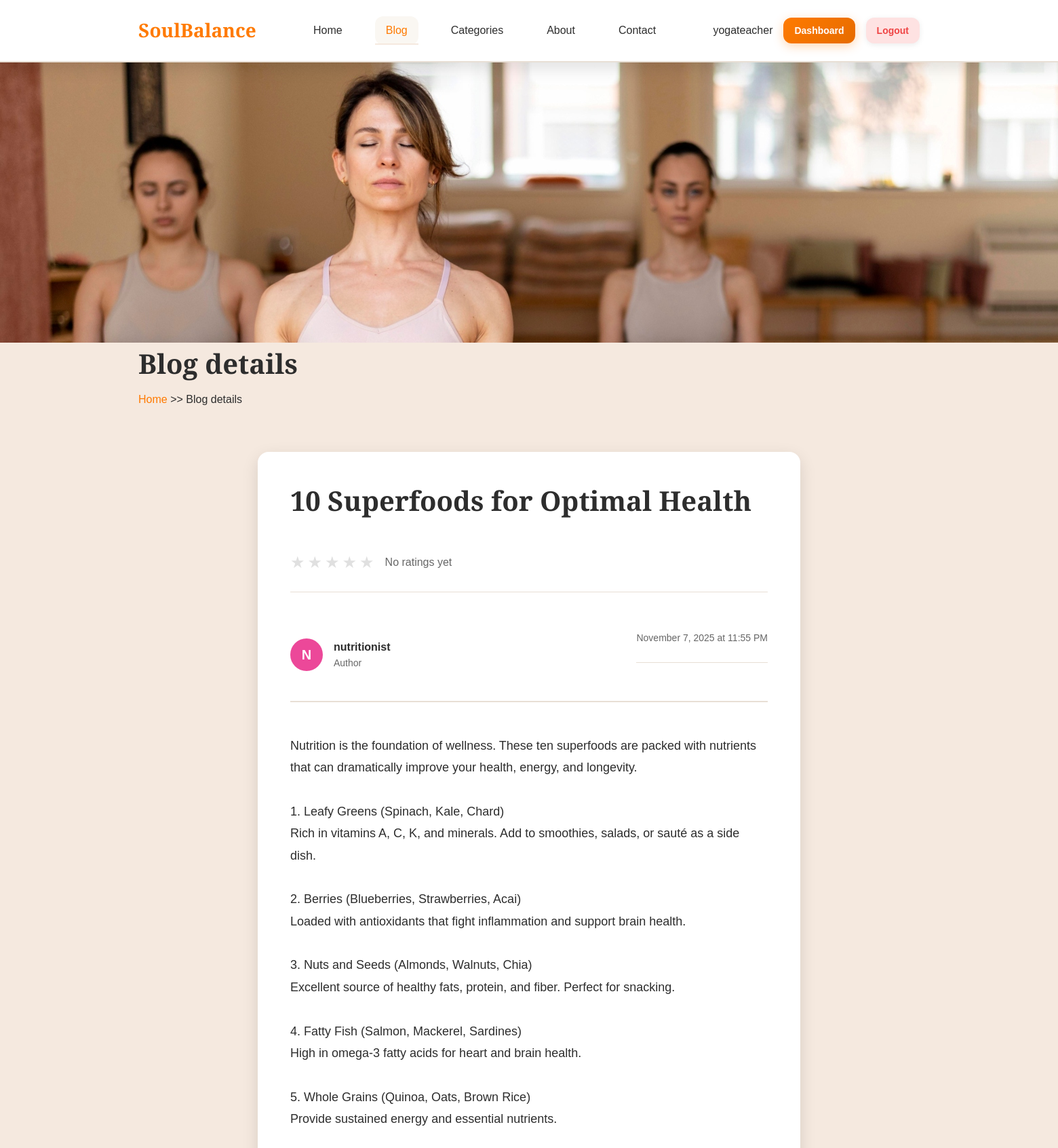
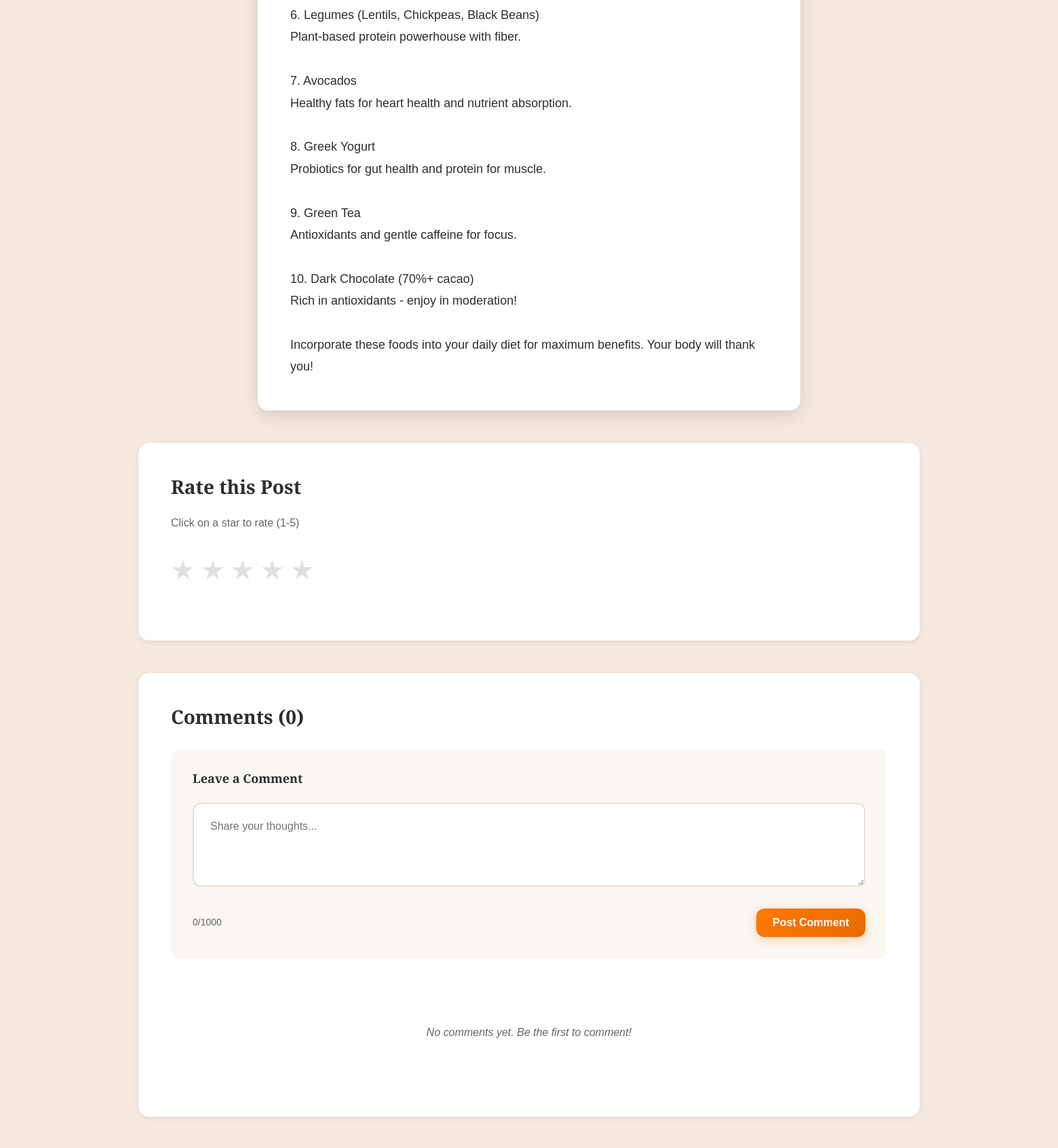
The page /view_blog.php?id=2 (signed in, upper part) on the database its author committed (2 pictures, top to bottom).
### tables this page shows
CREATE TABLE IF NOT EXISTS blogPost (
    id INT AUTO_INCREMENT PRIMARY KEY,
    user_id INT NOT NULL,
    title VARCHAR(255) NOT NULL,
    content LONGTEXT NOT NULL,
    category VARCHAR(50) DEFAULT NULL,
    featured_image VARCHAR(255) DEFAULT NULL,
    created_at TIMESTAMP DEFAULT CURRENT_TIMESTAMP,
    updated_at TIMESTAMP DEFAULT CURRENT_TIMESTAMP ON UPDATE CURRENT_TIMESTAMP,
    FOREIGN KEY (user_id) REFERENCES user(id) ON DELETE CASCADE,
    INDEX idx_user_id (user_id),
    INDEX idx_created_at (created_at),
    INDEX idx_category (category)
);

CREATE TABLE IF NOT EXISTS user (
    id INT AUTO_INCREMENT PRIMARY KEY,
    username VARCHAR(50) NOT NULL UNIQUE,
    email VARCHAR(100) NOT NULL UNIQUE,
    password VARCHAR(255) NOT NULL,
    role ENUM('user', 'admin') DEFAULT 'user',
    created_at TIMESTAMP DEFAULT CURRENT_TIMESTAMP,
    updated_at TIMESTAMP DEFAULT CURRENT_TIMESTAMP ON UPDATE CURRENT_TIMESTAMP,
    INDEX idx_email (email),
    INDEX idx_username (username)
);

### view_blog.php (the view, shortened to what this page needs)
<?php
$postId = isset($_GET['id']) ? intval($_GET['id']) : 0;
try {
    $db = getDB();
    $stmt = $db->prepare("
        SELECT bp.id, bp.user_id, bp.title, bp.content, bp.category, bp.featured_image, bp.created_at, bp.updated_at, u.username
        FROM blogPost bp
        JOIN user u ON bp.user_id = u.id
        WHERE bp.id = ?
    ");
    $stmt->execute([$postId]);
    $post = $stmt->fetch();
    $stmt = $db->prepare("
        SELECT AVG(rating) as avg_rating, COUNT(*) as total_ratings
        FROM blog_ratings
        WHERE blog_post_id = ?
    ");
    $stmt->execute([$postId]);
    $ratingData = $stmt->fetch();
    $avgRating = $ratingData['avg_rating'] ? round($ratingData['avg_rating'], 1) : 0;
    $userRating = 0;
    if (isset($_SESSION['user_id'])) {
        $stmt = $db->prepare("SELECT rating FROM blog_ratings WHERE blog_post_id = ? AND user_id = ?");
        $stmt->execute([$postId, $_SESSION['user_id']]);
        $userRatingData = $stmt->fetch();
        $userRating = $userRatingData ? $userRatingData['rating'] : 0;
    }
    $stmt = $db->prepare("
        SELECT c.id, c.comment, c.created_at, c.user_id, u.username
        FROM blog_comments c
        JOIN user u ON c.user_id = u.id
        WHERE c.blog_post_id = ?
        ORDER BY c.created_at DESC
    ");
    $stmt->execute([$postId]);
    $comments = $stmt->fetchAll();
} catch (Exception $e) {
    header('Location: index.php');
    exit();
}
function formatDate($date) {
    return date('F j, Y \a\t g:i A', strtotime($date));
}
function getAvatarColor($username) {
    $colors = ['#ff7a00', '#10b981', '#3b82f6', '#f59e0b', '#ef4444', '#8b5cf6', '#ec4899'];
    $hash = hash('md5', $username);
    $colorIndex = hexdec(substr($hash, 0, 2)) % count($colors);
    return $colors[$colorIndex];
}
?>
<!DOCTYPE html>
<html lang="en">
<head>
    <link rel="stylesheet" href="assets/css/style.css">
</head>
<body>
    <header class="navbar">
        <div class="container">
            <div class="nav-brand">
                <h1>SoulBalance</h1>
            </div>
            <nav class="nav-links">
                <a href="index.php">Home</a>
                <a href="index.php" class="active">Blog</a>
                <a href="categories.php">Categories</a>
                <a href="about.php">About</a>
                <a href="contact.php">Contact</a>
            </nav>
            <div class="nav-actions">
                <?php if (isset($_SESSION['user_id'])): ?>
                    <div class="user-info">
                        <span class="username"><?php echo htmlspecialchars($_SESSION['username']); ?></span>
                        <a href="dashboard.php" class="btn btn-primary btn-sm">Dashboard</a>
                        <a href="logout.php" class="btn btn-secondary btn-sm logout-link">Logout</a>
                    </div>
                <?php else: ?>
                    <a href="login.php" class="btn btn-primary btn-sm">Sign In</a>
                <?php endif; ?>
            </div>
        </div>
    </header>
<section class="page-hero">
    <img src="assets/images/blog-hero-bg.jpg" alt="Blog background" class="page-hero-image" onerror="this.src='assets/images/about-hero.jpg'">
    <div class="page-hero-content">
        <div class="container">
            <div class="page-hero-title">
                <h1>
                    <span class="title-bold">Blog </span>
                    <span class="title-italic">details</span>
                </h1>
            </div>
            <div class="page-hero-bottom">
                <div class="page-breadcrumb">
                    <a href="index.php">Home</a>
                    <span>&gt;&gt;</span>
                    <span>Blog details</span>
                </div>
            </div>
        </div>
    </div>
</section>
    <main class="main-content">
        <div class="container">
            <article class="blog-post fade-in">
                <div class="blog-header">
                    <?php if (!empty($post['category'])): ?>
                        <span class="category-badge" style="margin-bottom: var(--spacing-sm);">
                        </span>
                    <?php endif; ?>
                    <h1><?php echo htmlspecialchars($post['title']); ?></h1>
                    <div class="blog-rating-display" style="margin: var(--spacing-md) 0;">
                        <div class="rating-stars">
                            <?php for ($i = 1; $i <= 5; $i++): ?>
                                <span class="star <?php echo $i <= $avgRating ? 'filled' : ''; ?>">★</span>
                            <?php endfor; ?>
                        </div>
                        <span class="rating-text">
                            <?php echo $avgRating > 0 ? $avgRating : 'No ratings yet'; ?>
                        </span>
                    </div>
                    <div class="blog-author-meta">
                        <div class="author-info">
                            <div class="author-avatar" style="background-color: <?php echo getAvatarColor($post['username']); ?>;">
                                <?php echo strtoupper(substr($post['username'], 0, 1)); ?>
                            </div>
                            <div>
                                <strong><?php echo htmlspecialchars($post['username']); ?></strong>
                                <p>Author</p>
                            </div>
                        </div>
                        <div class="blog-meta">
                            <span><?php echo formatDate($post['created_at']); ?></span>
                        </div>
                    </div>
                </div>
                <div class="blog-content">
                    <?php echo nl2br(htmlspecialchars($post['content'])); ?>
                </div>
            </article>
            <section class="rating-section fade-in">
                <h3>Rate this Post</h3>
                <?php if (isset($_SESSION['user_id'])): ?>
                    <div class="rating-input">
                        <p>Click on a star to rate (1-5)</p>
                        <div class="rating-stars-input" id="ratingStars">
                            <?php for ($i = 1; $i <= 5; $i++): ?>
                                <span class="star-input <?php echo $i <= $userRating ? 'selected' : ''; ?>" data-rating="<?php echo $i; ?>">★</span>
                            <?php endfor; ?>
                        </div>
                    </div>
                <?php else: ?>
                    <p><a href="login.php" class="btn btn-primary btn-sm">Login to rate this post</a></p>
                <?php endif; ?>
            </section>
            <section class="comments-section fade-in">
                <h3>Comments (<?php echo count($comments); ?>)</h3>
                <?php if (isset($_SESSION['user_id'])): ?>
                    <div class="comment-form">
                        <h4>Leave a Comment</h4>
                        <form id="commentForm">
                            <textarea
                                id="commentText"
                                name="comment"
                                placeholder="Share your thoughts..."
                                required
                                maxlength="1000"
                                rows="4"
                            ></textarea>
                            <div class="comment-form-actions">
                                <span class="char-count"><span id="charCount">0</span>/1000</span>
                                <button type="submit" class="btn btn-primary">Post Comment</button>
                            </div>
                        </form>
                    </div>
                <?php else: ?>
                    <p class="login-prompt"><a href="login.php" class="btn btn-primary btn-sm">Login to comment</a></p>
                <?php endif; ?>
                <div class="comments-list" id="commentsList">
                    <?php if (empty($comments)): ?>
                        <p class="no-comments">No comments yet. Be the first to comment!</p>
                    <?php endif; ?>
                </div>
            </section>
        </div>
    </main>
</body>
</html>

### rows shown on the page
blogpost: title "10 Superfoods for Optimal Health", user.username "N", user.username "nutritionist", created_at "November 7, 2025 at 11:55 PM", content "Nutrition is the foundation of wellness. These ten superfoods are packed with nutrients that can dramatically improve your health, energy, and longevity. 1. Leafy Greens (Spinach, Kale, Chard) Rich in vitamins A, C, K, and minerals. Add to smoothies, salads, or sauté as a side dish. 2. Berries (Blueberries, Strawberries, Acai) Loaded with antioxidants that fight inflammation and support brain health. 3. Nuts and Seeds (Almonds, Walnuts, Chia) Excellent source of healthy fats, protein, and fiber. Perfect for snacking. 4. Fatty Fish (Salmon, Mackerel, Sardines) High in omega-3 fatty acids for heart and brain health. 5. Whole Grains (Quinoa, Oats, Brown Rice) Provide sustained energy and…"

### other values the page prints
$_SESSION['username'] "yogateacher"
count($comments) "0"
